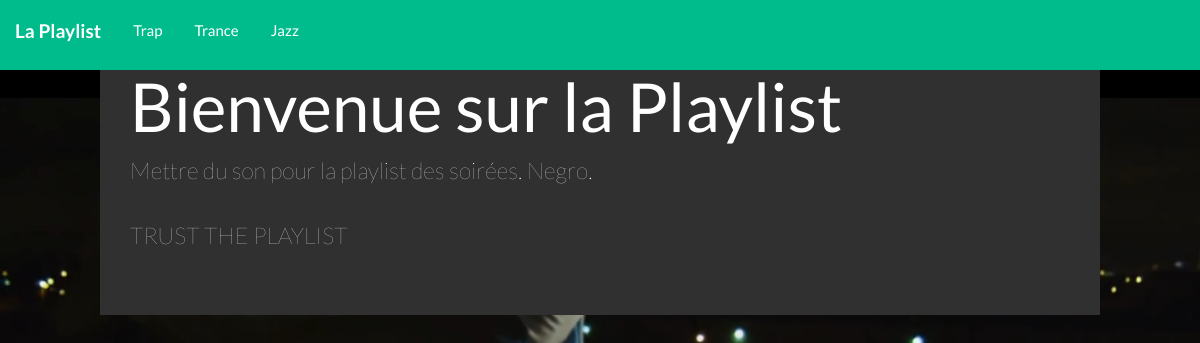
Before: / with the older database file.
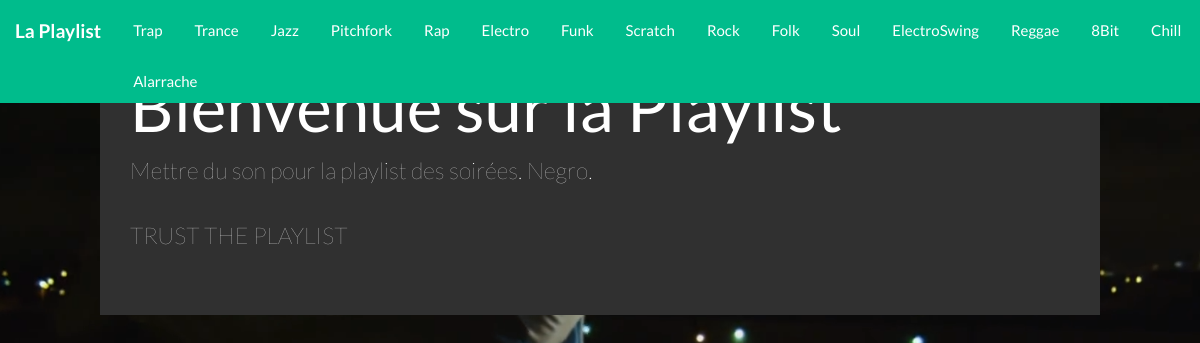
After: the same page with the newer database file.
### main/models.py (models this page shows, shortened)
class TypePlaylist(models.Model):
	type = models.CharField(max_length=64)
	date = models.DateTimeField(auto_now=True)

### main/views.py (the view)
# urls.py: url(r'^$', 'main.views.home'),
def home(request):
	types = TypePlaylist.objects.all()
	return render(request, 'main/index.html', {'types':types})

### templates/main/index.html (shortened to what this page needs)
<!DOCTYPE html>
<html class="full" lang="fr">
<head>
	 {% load static %}
    <link href="{% static 'css/bootstrap.min.css' %}" rel="stylesheet">
    <link href="{% static 'css/full.css' %}" rel="stylesheet">
</head>
<body>
	<div class="navbar-inverse navbar-fixed-top">
		<ul class="nav nav-pills playnav">
    	<li><a href="{% url 'main.views.home' %}" class="navbar-brand"><strong>La Playlist</strong></a></li>
		{% for style in types %}
    	<li>
      	<a href="{% url 'main.views.type' style.type %}">{{ style.type }}</a>
      </li>
		{% endfor %}
		</ul>
	</div>
	<div class="col-lg-10 col-md-10 col-xs-10 col-xs-offset-1 jumbotron">
	{% block content %}
		<h1>Bienvenue sur la Playlist</h1>
		<p>
			Mettre du son pour la playlist des soirées. Negro.<br /><br />
			TRUST THE PLAYLIST
		</p>
	{% endblock %}
	</div>
</body>
</html>

### assets/css/full.css (style rules this page uses)
body { //margin-top: 50px; }
.full { background: url('../img/background.png') no-repeat center center fixed; -webkit-background-size: cover; -moz-background-size: cover; background-size: cover; -o-background-size: cover; }
.playnav li { font-size: 15px; margin: 0px; margin-top: 10px; padding: 0px; }

Changed rows visible on the page:
added TypePlaylist: type "Pitchfork"
added TypePlaylist: type "Rap"
added TypePlaylist: type "Electro"
added TypePlaylist: type "Funk"
added TypePlaylist: type "Scratch"
added TypePlaylist: type "Rock"
added TypePlaylist: type "Folk"
added TypePlaylist: type "Soul"
added TypePlaylist: type "ElectroSwing"
added TypePlaylist: type "Reggae"
added TypePlaylist: type "8Bit"
added TypePlaylist: type "Chill"
added TypePlaylist: type "Alarrache"
